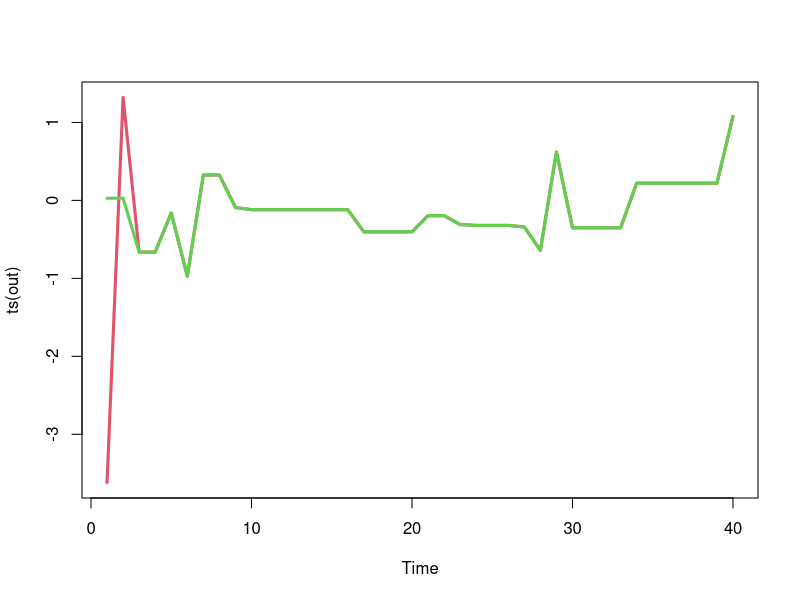
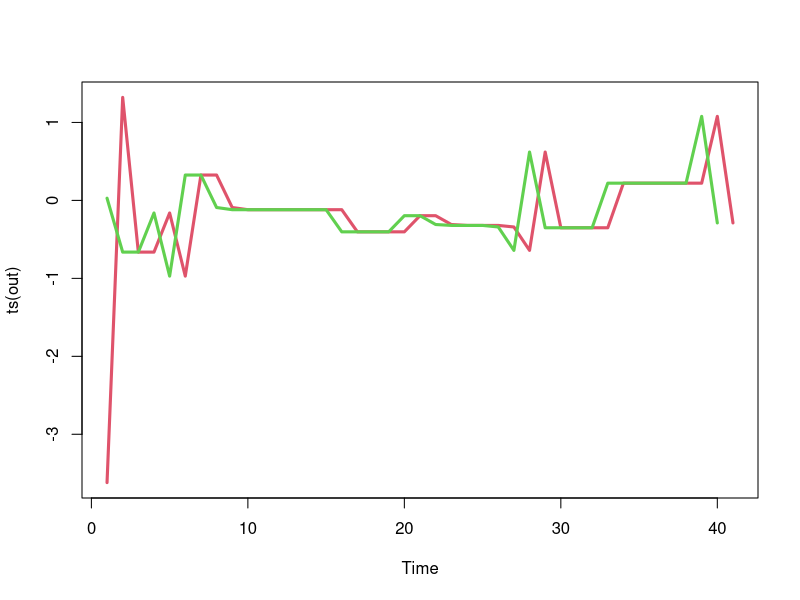

Generate these figures, in order, with R:
## test-code.R
## File for developing the examples

set.seed(4)
n = 40
xm = matrix(0, nrow=n, ncol=2)
x = rcauchy(2)
xm[1, ] = x
for (i in 2:n) {
  xs = rcauchy(1)
  u = runif(1)
  a = dnorm(xs, 0, 0.5)*dcauchy(x) / (
        dnorm(x, 0, 0.5)*dcauchy(xs) )
  x[u < a] = xs
  xm[i, ] = x
  }

## plot(ts(xm), plot.type="single", col=c(2,3), lwd=3)

cmis = function(n, rpi0, dpi, rq, dq) {
    xm = matrix(0, nrow=n, ncol=2)
    x = c(rpi0(), rpi0())
    xm[1, ] = x
    for (i in 2:n) {
        xs = rq()
        u = runif(1)
        a = dpi(xs)*dq(x)/(dpi(x)*dq(xs))
        x[u < a] = xs
        xm[i, ] = x
    }
    xm
}

set.seed(4)
out = cmis(
    40,
    function() rcauchy(1),
    function(x) dnorm(x,0,0.5),
    function() rcauchy(1),
    function(x) dcauchy(x))
plot(ts(out), plot.type="single", col=c(2,3), lwd=3)

cmis1 = function(n, rpi0, dpi, rq, dq) {
    xm = matrix(NA, nrow=n+1, ncol=2)
    x = c(rpi0(), rpi0()); xm[1, ] = x
    xs = rq(); u = runif(1)
    a = dpi(xs)*dq(x[1])/(dpi(x[1])*dq(xs))
    if (u < a)
        x[1] = xs
    xm[2,1] = x[1]
    for (i in 2:n) {
        xs = rq(); u = runif(1)
        a = dpi(xs)*dq(x)/(dpi(x)*dq(xs))
        x[u < a] = xs
        xm[i+1, 1] = x[1]; xm[i, 2] = x[2]
    }
    xm
}

    
set.seed(4)
out = cmis1(
    40,
    function() rcauchy(1),
    function(x) dnorm(x,0,0.5),
    function() rcauchy(1),
    function(x) dcauchy(x)
)
plot(ts(out), plot.type="single", col=c(2,3), lwd=3)
    




## eof
